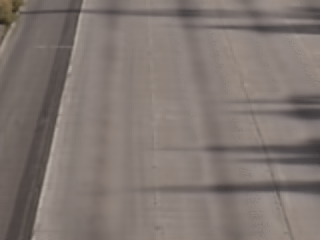
%> input picture img/background.bmp, 320 x 240 px
$ octave wavelet_shadowdetection.m   (GNU Octave 9; MATLAB toolbox functions it lacks are replaced by stand-ins)
%> lines starting %> are read from the running program, lines starting %| are printed output that depends on the picture; in (x1, y1, x2, y2) boxes, pixels count from 0 and x2, y2 are one past the last pixel; in counts of white or black regions, pixels touching at a corner belong together; the program's own positions count from 1
clc;
background = imread('img/background.bmp');
%> background is the input picture: size 240x320x3 uint8; mean R, G, B 128.5, 118.2, 113.2
frame = imread('img/357.jpg');
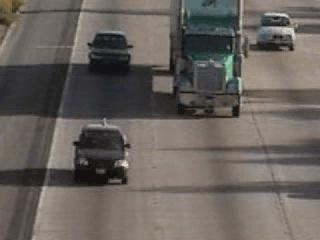
%> input picture img/357.jpg, 320 x 240 px
%> frame is the input picture: size 240x320x3 uint8; mean R, G, B 103.7, 97.8, 92.5
% Step 1. Represent the reference frame and the current frame in HSV colour model.
reference_frame_hsv = rgb2hsv(background);
%> reference_frame_hsv: size 240x320x3 double; mean H, S, V 0.0712, 0.119, 0.504
current_frame_hsv =rgb2hsv(frame);
%> current_frame_hsv: size 240x320x3 double; mean H, S, V 0.195, 0.129, 0.412
% 显示处理结果图片开关
imshow_flag = 0;
if(imshow_flag)
    figure;
    subplot(1,2,1);imshow(reference_frame_hsv);title('HSV空间reference frame图像');
    subplot(1,2,2);imshow(current_frame_hsv);title('HSV空间current frame图像');
end

% Step 2. Take absolute difference of reference frame and
% current frame with respect to Hue, saturation and value
% component (ΔH, ΔV and ΔS), respectively.
im_absdiff_hsv = imabsdiff(reference_frame_hsv,current_frame_hsv);
%> im_absdiff_hsv: size 240x320x3 double; mean H, S, V 0.15, 0.041, 0.107
H = im_absdiff_hsv(:,:,1);
S = im_absdiff_hsv(:,:,2);
V = im_absdiff_hsv(:,:,3);
%
% if(imshow_flag)
    figure;
    subplot(1,3,1);imshow(H);title('HSV空间H通道图像');
    subplot(1,3,2);imshow(S);title('HSV空间S通道图像');
    subplot(1,3,3);imshow(V);title('HSV空间V通道图像');
% end
% 对V和S通道进行阈值操作


% th_V = mean2(V);
% th_S = mean2(PSF_S);
% thed_V = im2bw(V,th_V);
% thed_S = im2bw(PSF_S,th_S);
%
%     figure;
%     subplot(1,2,1);imshow(thed_V);title('V通道阈值二值图像');
%     subplot(1,2,2);imshow(thed_S);title('S通道阈值二值图像');

% % Step 3. Perform wavelet decomposition on difference image
% % of value and saturation component (ΔV and ΔS) using
% % DWT. The wavelet coefficients are WΔV and WΔS.
%
[cA_V,cH_V,cV_V,cD_V]= dwt2(V,'haar');
[cA_S,cH_S,cV_S,cD_S]= dwt2(S,'haar');

% 加入均值滤波和不加均值滤波
%
PSF = fspecial('average',3);
% cA_V = imfilter(cA_V,PSF);
cA_S = imfilter(cA_S,PSF);
% 卷积
% iA = [];
%
figure;
subplot(1,4,1);imshow(cA_V);title('V通道小波cA系数图像');
subplot(1,4,2);imshow(cH_V);title('V通道小波cH系数图像');
subplot(1,4,3);imshow(cV_V);title('V通道小波cV系数图像');
subplot(1,4,4);imshow(cD_V);title('V通道小波cD系数图像');
figure;
subplot(1,4,1);imshow(cA_S);title('S通道小波cA系数图像');
subplot(1,4,2);imshow(cH_S);title('S通道小波cH系数图像');
subplot(1,4,3);imshow(cV_S);title('S通道小波cV系数图像');
subplot(1,4,4);imshow(cD_S);title('S通道小波cD系数图像');

W_V = [cA_V,cH_V,cV_V,cD_V];
W_S = [cA_S,cH_S,cV_S,cD_S];
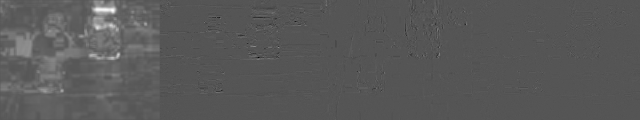
%> W_S: size 120x640 double; min -0.402, max 0.8, mean 0.0204; drawn with min black and max white
A_V = cA_V;
H_V = cH_V;
V_V = cV_V;
D_V = cD_V;
A_S = cA_S;
H_S = cH_S;
V_S = cV_S;
D_S = cD_S;
%
A_V2 = cA_V;
H_V2 = cH_V;
V_V2 = cV_V;
D_V2 = cD_V;
A_S2 = cA_S;
H_S2 = cH_S;
V_S2 = cV_S;
D_S2 = cD_S;
%
% % Step 4. Compute coefficient of variation of wavelet
% % coefficients of ΔV and ΔS say (s/m)WΔV
% % and (s/m)WΔS.
% % 这里有问题，没有说清楚是计算的全部小波系数的相对标准差还是不同子带上的相对标准差
% % 如果按照全部小波系数的相对标准差进行计算，根据公式(1)进行判断后的结果全部是0
% % 所以这里考虑，应当是按照各子带分别进行计算
% % 计算全部子带
% stdW_V = std2(W_V);
% stdW_S = std2(W_S);
% meanW_V = mean2(W_V);
% meanW_S = mean2(W_S);
% RSD_V = stdW_V/meanW_V;
% RSD_S = stdW_S/meanW_S;
% 分解计算4个子带
% V分量4个子带
stdW_cA_V = std2(cA_V);
%> stdW_cA_V = 0.271
stdW_cH_V = std2(cH_V);
%> stdW_cH_V = 0.0274
stdW_cV_V = std2(cV_V);
%> stdW_cV_V = 0.02
stdW_cD_V = std2(cD_V);
%> stdW_cD_V = 0.00553
meanW_cA_V = mean2(cA_V);
%> meanW_cA_V = 0.214
meanW_cH_V = mean2(cH_V);
%> meanW_cH_V = 0.000146
meanW_cV_V = mean2(cV_V);
%> meanW_cV_V = -0.000194
meanW_cD_V = mean2(cD_V);
%> meanW_cD_V = 2.31e-05
% [4 lines of commented-out code are left out]
thcA_V = stdW_cA_V + meanW_cA_V;
%> thcA_V = 0.485
% thcA_V = stdW_cA_V;
thcH_V = stdW_cH_V + meanW_cH_V;
%> thcH_V = 0.0276
thcV_V = stdW_cV_V + meanW_cV_V;
%> thcV_V = 0.0198
thcD_V = stdW_cD_V + meanW_cD_V;
%> thcD_V = 0.00556
% S分量4个子带
stdW_cA_S = std2(cA_S);
%> stdW_cA_S = 0.0778
stdW_cH_S = std2(cH_S);
%> stdW_cH_S = 0.0172
stdW_cV_S = std2(cV_S);
%> stdW_cV_S = 0.0135
stdW_cD_S = std2(cD_S);
%> stdW_cD_S = 0.0069
meanW_cA_S = mean2(cA_S);
%> meanW_cA_S = 0.0815
meanW_cH_S = mean2(cH_S);
%> meanW_cH_S = 0.000195
meanW_cV_S = mean2(cV_S);
%> meanW_cV_S = -0.000229
meanW_cD_S = mean2(cD_S);
%> meanW_cD_S = 0.000142
% [4 lines of commented-out code are left out]
thcA_S = stdW_cA_S + meanW_cA_S;
%> thcA_S = 0.159
% thcA_S = stdW_cA_S;
thcH_S = stdW_cH_S + meanW_cH_S;
%> thcH_S = 0.0174
thcV_S = stdW_cV_S + meanW_cV_S;
%> thcV_S = 0.0133
thcD_S = stdW_cD_S + meanW_cD_S;
%> thcD_S = 0.00704
%
% % Step 5. Check condition for shadow detection (detection of
% % foreground object with shadow) using (1).
% % 在V分量上进行计算


[M,N] = size(cA_V);
%> M = 120; N = 160
disp([M,N]);
%|    120   160
for x = 1:M
    for y = 1:N
        if(abs(cA_V(x,y)) >= thcA_V)
            cA_V(x,y) =1;
        else
            cA_V(x,y) = 0;
        end
    end
end
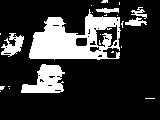
%> cA_V: size 120x160 double; values 0 (black) and 1 (white), 21.1% white; 23 white regions (17 under 20 px), largest, box (x1, y1, x2, y2) and area: (29, 9, 121, 60) 2643, (21, 64, 65, 93) 768, (1, 33, 24, 57) 281, (125, 17, 147, 26) 108, (96, 8, 119, 13) 84, (131, 7, 147, 19) 78
[M,N] = size(cH_V);
for x = 1:M
    for y = 1:N
        if(abs(cH_V(x,y)) >= thcH_V)
            cH_V(x,y) =1;
        else
            cH_V(x,y) = 0;
        end
    end
end
%> cH_V: size 120x160 double; values 0 (black) and 1 (white), 12.1% white in thin lines or dots
[M,N] = size(cV_V);
for x = 1:M
    for y = 1:N
        if(abs(cV_V(x,y)) >= thcV_V)
            cV_V(x,y) =1;
        else
            cV_V(x,y) = 0;
        end
    end
end
%> cV_V: size 120x160 double; values 0 (black) and 1 (white), 7.8% white in thin lines or dots
[M,N] = size(cD_V);

for x = 1:M
    for y = 1:N
        if(abs(cD_V(x,y)) >= thcD_V)
            cD_V(x,y) =1;
        else
            cD_V(x,y) = 0;
        end
    end
end
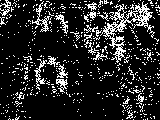
%> cD_V: size 120x160 double; values 0 (black) and 1 (white), 15.7% white in thin lines or dots

% 显示处理结果图片
figure;
subplot(1,4,1);imshow(cA_V);title('V通道小波cA系数阈值二值图像');
subplot(1,4,2);imshow(cH_V);title('V通道小波cH系数阈值二值图像');
subplot(1,4,3);imshow(cV_V);title('V通道小波cV系数阈值二值图像');
subplot(1,4,4);imshow(cD_V);title('V通道小波cD系数阈值二值图像');

%
figure;
imshow(cA_V);title('V通道小波cA&cV系数阈值二值图像');
% 在S分量上进行计算的结果

[M,N] = size(cA_S);
for x = 1:M
    for y = 1:N
        if(abs(cA_S(x,y)) >= thcA_S)
            cA_S(x,y) =1;
        else
            cA_S(x,y) = 0;
        end
    end
end
%> cA_S: size 120x160 double; values 0 (black) and 1 (white), 11.4% white; 57 white regions (42 under 20 px), largest, box (x1, y1, x2, y2) and area: (88, 0, 119, 37) 646, (14, 33, 35, 57) 338, (44, 32, 79, 71) 320
[M,N] = size(cH_S);
for x = 1:M
    for y = 1:N
        if(abs(cH_S(x,y)) >= thcH_S)
            cH_S(x,y) =1;
        else
            cH_S(x,y) = 0;
        end
    end
end
%> cH_S: size 120x160 double; values 0 (black) and 1 (white), 11.8% white in thin lines or dots
[M,N] = size(cV_S);
for x = 1:M
    for y = 1:N
        if(abs(cV_S(x,y)) >= thcV_S)
            cV_S(x,y) =1;
        else
            cV_S(x,y) = 0;
        end
    end
end
%> cV_S: size 120x160 double; values 0 (black) and 1 (white), 12.7% white in thin lines or dots
[M,N] = size(cD_S);
for x = 1:M
    for y = 1:N
        if(abs(cD_S(x,y)) >= thcD_S)
            cD_S(x,y) =1;
        else
            cD_S(x,y) = 0;
        end
    end
end
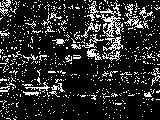
%> cD_S: size 120x160 double; values 0 (black) and 1 (white), 16.2% white in thin lines or dots
% 显示处理结果图片
figure;
subplot(1,4,1);imshow(cA_S);title('S通道小波cA系数阈值二值图像');
subplot(1,4,2);imshow(cH_S);title('S通道小波cH系数阈值二值图像');
subplot(1,4,3);imshow(cV_S);title('S通道小波cV系数阈值二值图像');
subplot(1,4,4);imshow(cD_S);title('S通道小波cD系数阈值二值图像');
%
% % Step 6. Check condition for shadow removal (detection of
% % foreground object without shadow) using (2).
B = [0,1,0;
    1,1,1;
    0,1,0];

index_img = cH_S+cV_S+cD_S+cH_V+cV_V+cD_V;
std_index_img = std2(index_img);
%> std_index_img = 1.18
mean_index_img = mean2(index_img);
%> mean_index_img = 0.762
th_index = mean_index_img + std_index_img;
%> th_index = 1.94
cA_index = cA_S+cA_V;
figure;
imshow(cA_index);title('cA_index');

cA_index2 = imfill(cA_index);
index_img2 = imfill(index_img);

[M,N] = size(index_img);
for x = 1:M
    for y = 1:N
        if(index_img(x,y) <th_index)
            index_img(x,y) =0;
        end
    end
end
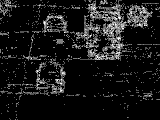
%> index_img: size 120x160 double; min 0, max 6, mean 0.57; drawn with min black and max white
figure;
imshow(index_img);title('index_img');

% index_img = imfilter(index_img,PSF);

result_img = cA_index2&index_img;
%> result_img: size 120x160 logical; 11.2% white in thin lines or dots, all inside (x1, y1, x2, y2) = (0, 0, 153, 99)

figure;
imshow(index_img);title('均值滤波后的结果 index_img');
figure;
subplot(1,3,1);imshow(cA_index2);title('cA_index2二值图像');
%> after `imshow(cA_index2)`:
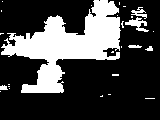
%> displayed picture: size 120x160, on the screen's scale of 0 to 255; 27.3% white; 26 white regions (20 under 20 px), largest, box (x1, y1, x2, y2) and area: (1, 0, 121, 93) 4832, (125, 17, 149, 32) 150, (131, 7, 147, 19) 81, (128, 45, 142, 48) 35, (0, 85, 8, 90) 31, (145, 46, 153, 51) 26
subplot(1,3,2);imshow(index_img);title('index_img二值图像');
subplot(1,3,3);imshow(result_img);title('result_img二值图像');

% [160 lines of commented-out code are left out]
pause;
 close all;
